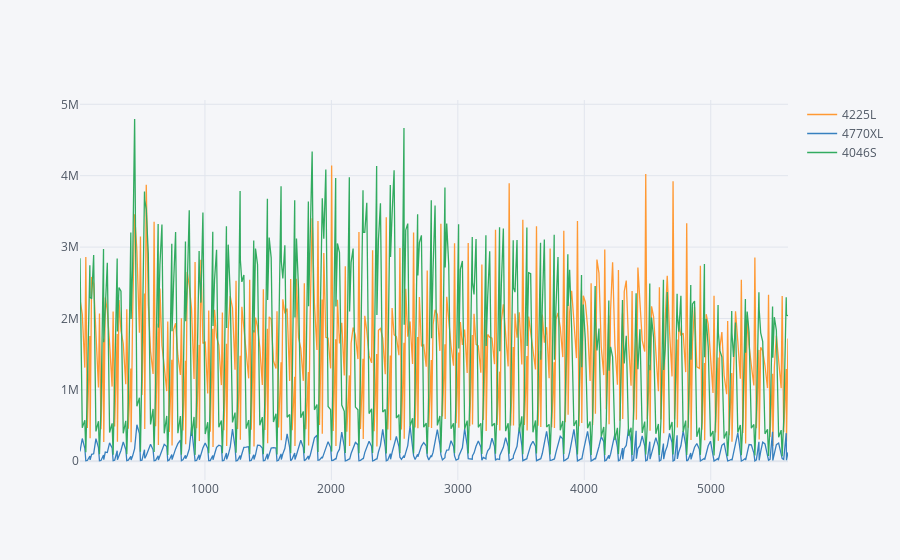

The code cell stored with this chart in its notebook:
### Markdown cell above
This plot can go with the ecdf

### Code cell
Conv_2015_RG[['4225L','4770XL','4046S']].iplot()

### Figure 1 — Plotly figure (JSON) as saved in the notebook; plotly's stock layout.template omitted (floating-point values rounded to 4 significant figures; data arrays with more than 128 entries replaced by an {"elided": "..."} marker saying what was removed)
{"data": [{"line": {"color": "rgba(255, 153, 51, 1.0)", "dash": "solid", "shape": "linear", "width": 1.3}, "mode": "lines", "name": "4225L", "text": "", "type": "scatter", "x": {"elided": "416 int values"}, "y": {"elided": "416 float values"}}, {"line": {"color": "rgba(55, 128, 191, 1.0)", "dash": "solid", "shape": "linear", "width": 1.3}, "mode": "lines", "name": "4770XL", "text": "", "type": "scatter", "x": {"elided": "416 int values"}, "y": {"elided": "416 float values"}}, {"line": {"color": "rgba(50, 171, 96, 1.0)", "dash": "solid", "shape": "linear", "width": 1.3}, "mode": "lines", "name": "4046S", "text": "", "type": "scatter", "x": {"elided": "416 int values"}, "y": {"elided": "416 float values"}}], "layout": {"legend": {"bgcolor": "#F5F6F9", "font": {"color": "#4D5663"}}, "paper_bgcolor": "#F5F6F9", "plot_bgcolor": "#F5F6F9", "title": {"font": {"color": "#4D5663"}}, "xaxis": {"gridcolor": "#E1E5ED", "showgrid": true, "tickfont": {"color": "#4D5663"}, "title": {"font": {"color": "#4D5663"}, "text": ""}, "zerolinecolor": "#E1E5ED"}, "yaxis": {"gridcolor": "#E1E5ED", "showgrid": true, "tickfont": {"color": "#4D5663"}, "title": {"font": {"color": "#4D5663"}, "text": ""}, "zerolinecolor": "#E1E5ED"}}}
